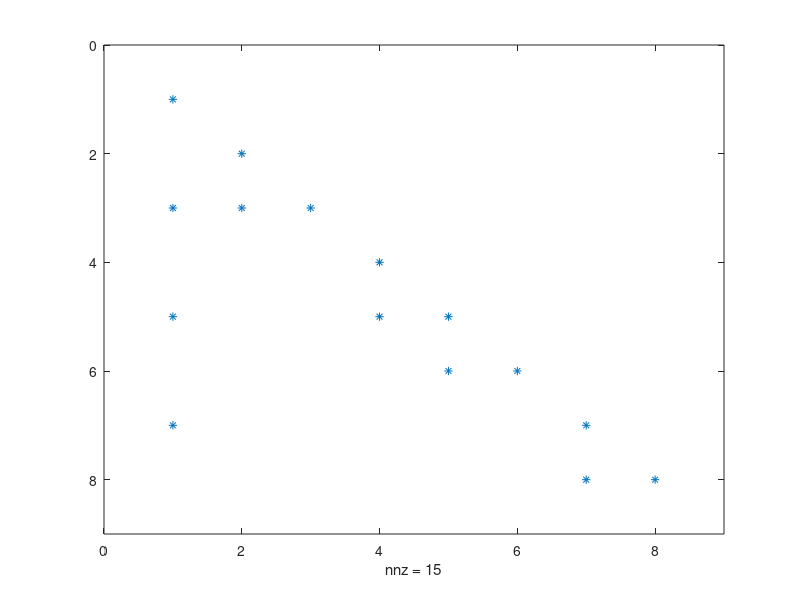

Write the MATLAB code that produced this figure.
clear; clc;

%% 1. 构造示例稀疏下三角矩阵 A (n×n)
n = 8;                       % 矩阵维度
rng(0);                     % 固定随机种子，保证可重复
A = sprand(n,n,0.3);        % 生成稀疏随机矩阵 (密度 30%)
A = tril(A);                % 保证矩阵为下三角，便于前向替换演示
% 调整对角元素，使矩阵严格对角占优（增强稳定性）
for i = 1:n
    A(i,i) = sum(abs(A(i,:))) + 1;
end
spy(A)
%% 2. 指定块大小 bs 并划分 Block
bs = 2;                     % 块大小：每 bs 行形成一个块
numBlocks = ceil(n/bs);     % 计算块数（最后一块可小于 bs）
blocks = cell(numBlocks,1);
for p = 1:numBlocks
    rows = ( (p-1)*bs + 1 ) : min(p*bs, n);
    blocks{p} = rows;       % blocks{p} 保存第 p 个块所包含的行索引
end

%% 3. 构造 Block 依赖图 (超点图)
adj = sparse(numBlocks, numBlocks);  % 邻接矩阵初始化
for p = 1:numBlocks
    for q = 1:numBlocks
        if p == q, continue; end
        rows = blocks{p}; cols = blocks{q};
        % 提取块 p 的行, 块 q 的列子矩阵
        subA = A(rows, cols);
        [i_idx, j_idx, ~] = find(subA);
        % 全局行/列索引
        global_i = rows(i_idx);
        global_j = cols(j_idx);
        % 如果存在 i > j，即行 i 依赖于列 j，则块间有依赖
        if any(global_i > global_j)
            adj(p,q) = 1;
        end
    end
end

%% 4. 对块依赖图进行 Greedy 多色着色
colors = zeros(numBlocks,1);
for p = 1:numBlocks
    used = colors(logical(adj(p,:))); % 邻居块已占用的颜色
    c = 1;
    while ismember(c, used)
        c = c + 1;
    end
    colors(p) = c;             % 为块 p 分配最小可用颜色
end
numColors = max(colors);

%% 5. 输出块划分及对应颜色
fprintf('=== BMC 块划分与颜色 ===\n');
fprintf('块大小 bs = %d, 块数 = %d, 颜色数 = %d\n', bs, numBlocks, numColors);
for p = 1:numBlocks
    fprintf('  Block %d: rows %s  →  color %d\n', p, mat2str(blocks{p}), colors(p));
end

%% 6. BMC 前向替换示例 (模拟 Gauss-Seidel)
b = rand(n,1);              % 随机右端向量 b
y = zeros(n,1);             % 初始化解向量 y

% 按颜色顺序迭代：同色块可并行
for c = 1:numColors
    idxBlocks = find(colors == c);
    % 对于每个同色块，块内按行依次做前向替换
    for p = idxBlocks'
        for ii = blocks{p}
            % y(ii) = (b(ii) - sum_{j<ii}(A(ii,j)*y(j))) / A(ii,ii)
            y(ii) = (b(ii) - A(ii,1:ii-1) * y(1:ii-1)) / A(ii,ii);
        end
    end
end

fprintf('\n完成 BMC 前向替换，示例解向量 y = \\n');
disp(y);
